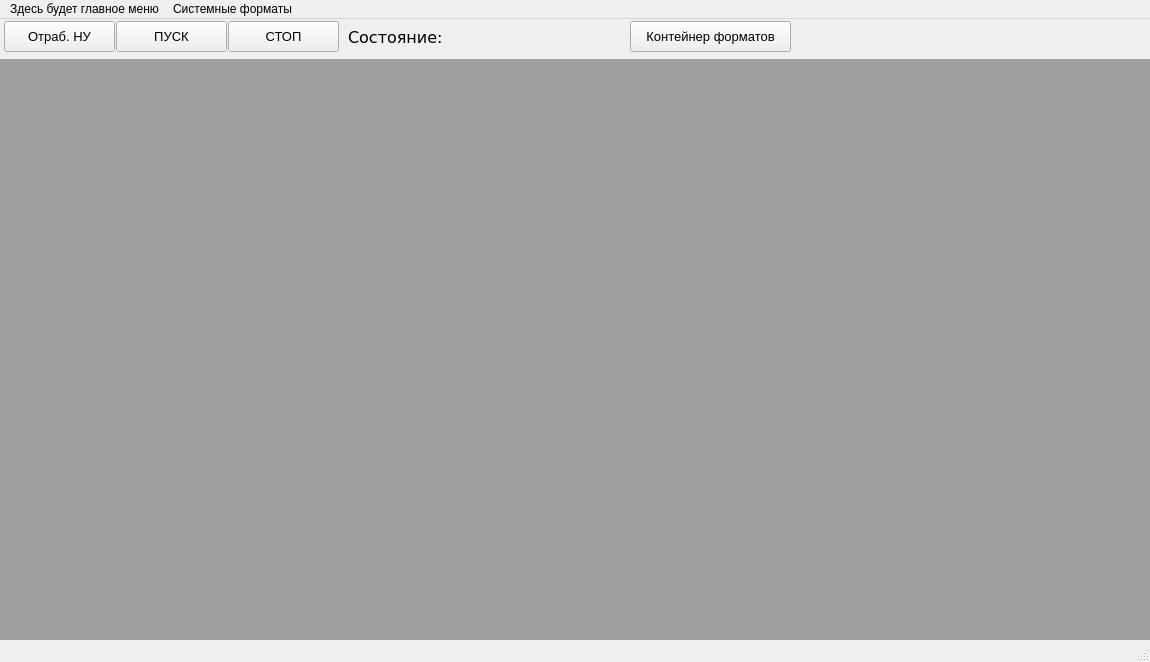
<?xml version="1.0" encoding="UTF-8"?>
<ui version="4.0">
 <class>STR</class>
 <widget class="QMainWindow" name="STR">
  <property name="geometry">
   <rect>
    <x>0</x>
    <y>0</y>
    <width>1150</width>
    <height>662</height>
   </rect>
  </property>
  <property name="windowTitle">
   <string>STR</string>
  </property>
  <widget class="QWidget" name="centralwidget">
   <widget class="QPushButton" name="pushButtonStart">
    <property name="geometry">
     <rect>
      <x>116</x>
      <y>2</y>
      <width>111</width>
      <height>31</height>
     </rect>
    </property>
    <property name="font">
     <font>
      <pointsize>10</pointsize>
     </font>
    </property>
    <property name="text">
     <string>ПУСК</string>
    </property>
   </widget>
   <widget class="QLabel" name="label">
    <property name="geometry">
     <rect>
      <x>348</x>
      <y>10</y>
      <width>261</width>
      <height>16</height>
     </rect>
    </property>
    <property name="font">
     <font>
      <family>Verdana</family>
      <pointsize>12</pointsize>
     </font>
    </property>
    <property name="text">
     <string>Состояние:</string>
    </property>
   </widget>
   <widget class="QMdiArea" name="mdiArea">
    <property name="geometry">
     <rect>
      <x>0</x>
      <y>40</y>
      <width>1151</width>
      <height>591</height>
     </rect>
    </property>
    <property name="layoutDirection">
     <enum>Qt::LeftToRight</enum>
    </property>
    <property name="autoFillBackground">
     <bool>false</bool>
    </property>
    <property name="verticalScrollBarPolicy">
     <enum>Qt::ScrollBarAsNeeded</enum>
    </property>
    <property name="viewMode">
     <enum>QMdiArea::SubWindowView</enum>
    </property>
    <property name="documentMode">
     <bool>false</bool>
    </property>
   </widget>
   <widget class="QPushButton" name="pushButtonContainer">
    <property name="geometry">
     <rect>
      <x>630</x>
      <y>2</y>
      <width>161</width>
      <height>31</height>
     </rect>
    </property>
    <property name="font">
     <font>
      <pointsize>10</pointsize>
      <weight>50</weight>
      <bold>false</bold>
     </font>
    </property>
    <property name="text">
     <string>Контейнер форматов</string>
    </property>
   </widget>
   <widget class="QPushButton" name="pushButtonStop">
    <property name="geometry">
     <rect>
      <x>228</x>
      <y>2</y>
      <width>111</width>
      <height>31</height>
     </rect>
    </property>
    <property name="font">
     <font>
      <pointsize>10</pointsize>
     </font>
    </property>
    <property name="text">
     <string>СТОП</string>
    </property>
   </widget>
   <widget class="QPushButton" name="pushButtonSet">
    <property name="geometry">
     <rect>
      <x>4</x>
      <y>2</y>
      <width>111</width>
      <height>31</height>
     </rect>
    </property>
    <property name="font">
     <font>
      <pointsize>10</pointsize>
     </font>
    </property>
    <property name="text">
     <string>Отраб. НУ</string>
    </property>
   </widget>
  </widget>
  <widget class="QMenuBar" name="menubar">
   <property name="geometry">
    <rect>
     <x>0</x>
     <y>0</y>
     <width>1150</width>
     <height>22</height>
    </rect>
   </property>
   <widget class="QMenu" name="menu">
    <property name="title">
     <string>Здесь будет главное меню</string>
    </property>
    <addaction name="action_1"/>
    <addaction name="action_2"/>
    <addaction name="action_3"/>
    <addaction name="action"/>
   </widget>
   <widget class="QMenu" name="menu_2">
    <property name="title">
     <string>Системные форматы</string>
    </property>
    <addaction name="action_container"/>
    <addaction name="action_networkstate"/>
   </widget>
   <addaction name="menu"/>
   <addaction name="menu_2"/>
  </widget>
  <widget class="QStatusBar" name="statusbar"/>
  <action name="action_1">
   <property name="text">
    <string>Пункт 1</string>
   </property>
  </action>
  <action name="action_2">
   <property name="text">
    <string>Пункт 2</string>
   </property>
  </action>
  <action name="action_3">
   <property name="text">
    <string>Пункт 3</string>
   </property>
  </action>
  <action name="action">
   <property name="text">
    <string>Выход</string>
   </property>
  </action>
  <action name="action_container">
   <property name="text">
    <string>Контейнер форматов</string>
   </property>
  </action>
  <action name="action_networkstate">
   <property name="text">
    <string>Состояние сети</string>
   </property>
  </action>
 </widget>
 <resources/>
 <connections/>
</ui>
